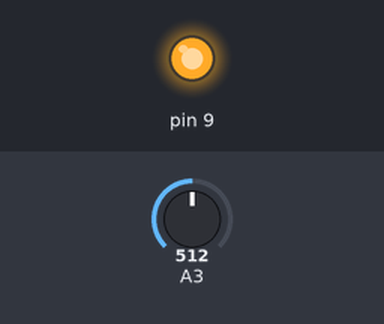
Bench run of a sketch on a simulated Arduino Uno, built with avr-gcc and run on an emulated ATmega328P. On the bench: output pins drawn as LEDs (lit = HIGH). The inputs (shaded band) are chosen by the test bench; at power-on: A3 = 512. What the sketch prints to the serial monitor is not drawn.

Above: at 0.1 s.
Timing chart, 0 to 1.6 s (numbered marks = the images above):
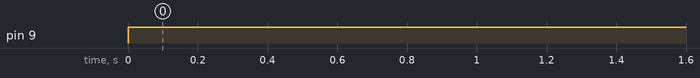

The sketch:

AdvancedNightLight.ino
```cpp
void setup() {
  pinMode(9, OUTPUT);
  Serial.begin(9600);
}

void loop() {
  int sensorValue = analogRead(A3);

  Serial.print("Light Sensor Value=");
  Serial.println(sensorValue);

  if (sensorValue <= 900) {
    digitalWrite(9, HIGH);
  } else {
    delay(3000);
    sensorValue = analogRead(A3);
       if (sensorValue >= 900) {
      digitalWrite(9, LOW);
    }
  }

  delay(500);
}
```

Measured:
- by itself, pin 9: LOW → HIGH at 0.00 s
